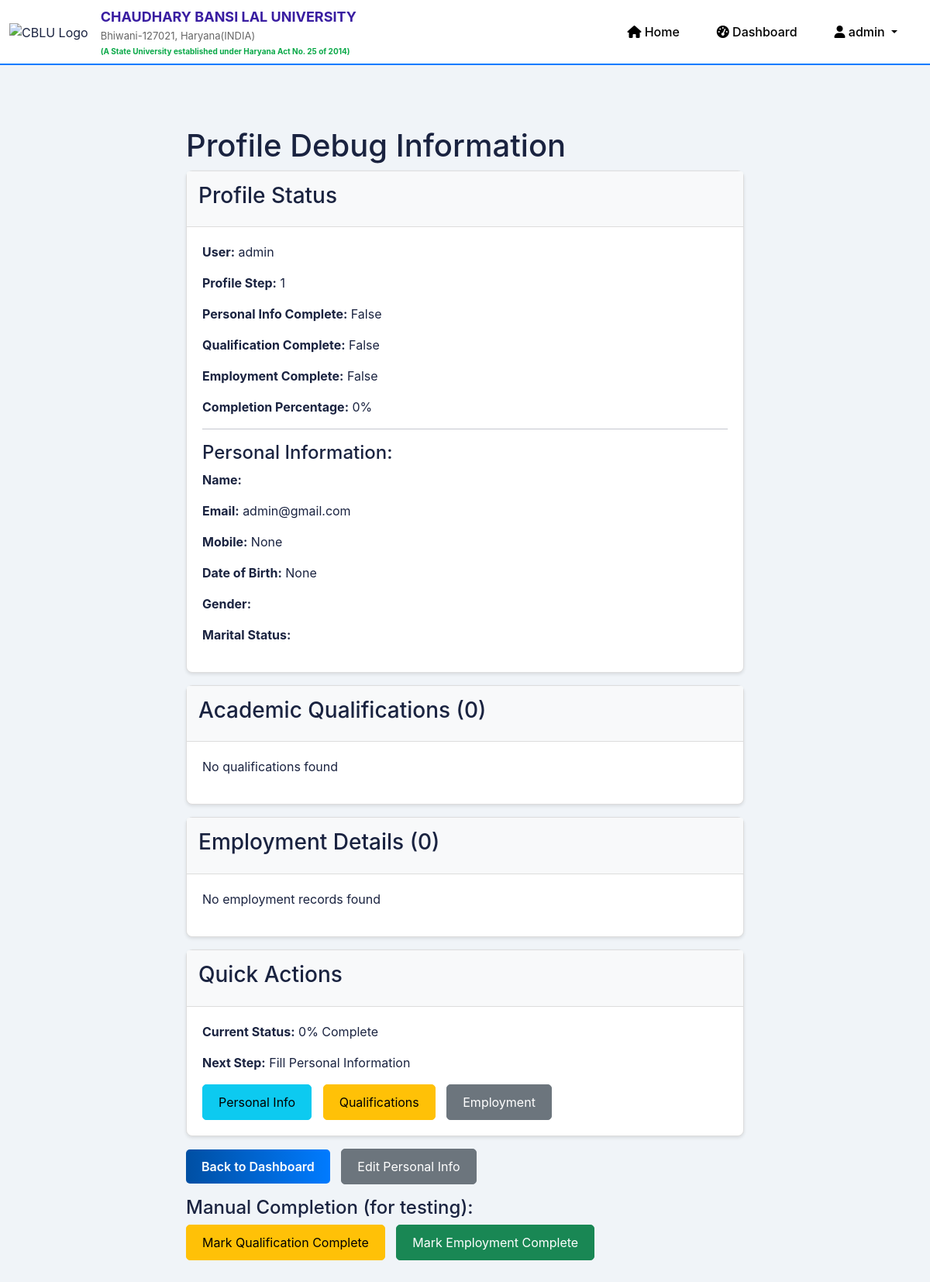
The page /debug/ (signed in) on the database its author committed.
### phd_admission/models.py (models this page shows, shortened)
class UserProfile(models.Model):
    GENDER_CHOICES = [
        ('M', 'Male'),
        ('F', 'Female'),
        ('O', 'Other'),
    ]
    MARITAL_STATUS_CHOICES = [
        ('S', 'Single'),
        ('M', 'Married'),
        ('D', 'Divorced'),
        ('W', 'Widowed'),
    ]
    user = models.OneToOneField(User, on_delete=models.CASCADE, related_name='profile')
    email = models.EmailField(blank=True, null=True)
    mobile_number = models.CharField(max_length=15, blank=True, null=True)
    date_of_birth = models.DateField(blank=True, null=True)
    gender = models.CharField(max_length=1, choices=GENDER_CHOICES, blank=True, null=True)
    marital_status = models.CharField(max_length=1, choices=MARITAL_STATUS_CHOICES, blank=True, null=True)
    profile_step = models.PositiveIntegerField(default=1)  # 1: Personal Info, 2: Qualification, 3: Employment
    is_personal_info_complete = models.BooleanField(default=False)
    is_qualification_complete = models.BooleanField(default=False)
    is_employment_complete = models.BooleanField(default=False)
    created_at = models.DateTimeField(auto_now_add=True)
    updated_at = models.DateTimeField(auto_now=True)
    class Meta:
        verbose_name = "User Profile"
        verbose_name_plural = "User Profiles"
    @property
    def completion_percentage(self):
        completed_steps = 0
        if self.is_personal_info_complete:
            completed_steps += 1
        if self.is_qualification_complete:
            completed_steps += 1
        if self.is_employment_complete:
            completed_steps += 1
        return int((completed_steps / 3) * 100)
    def get_gender_display(self):
        return dict(self.GENDER_CHOICES).get(self.gender, '')
    def get_marital_status_display(self):
        return dict(self.MARITAL_STATUS_CHOICES).get(self.marital_status, '')

### phd_admission/views.py (the view)
# urls.py: path('debug/', views.debug_profile, name='debug_profile'),
@login_required
def debug_profile(request):
    from employment_details.models import EmploymentDetail
    from phd_academic_qualifications.models import AcademicQualification
    profile = UserProfile.objects.get(user=request.user)
    user_quals = AcademicQualification.objects.filter(user=request.user)
    user_emps = EmploymentDetail.objects.filter(user=request.user)
    context = {
        'profile': profile,
        'user_quals': user_quals,
        'user_emps': user_emps,
        'completion_percentage': profile.completion_percentage,
    }
    return render(request, 'debug_profile.html', context)

### templates/debug_profile.html (shortened to what this page needs)
{% extends 'base.html' %}
{% block content %}
<div class="container">
    <h1>Profile Debug Information</h1>
    <div class="card">
        <div class="card-header">
            <h3>Profile Status</h3>
        </div>
        <div class="card-body">
            <p><strong>User:</strong> {{ profile.user.username }}</p>
            <p><strong>Profile Step:</strong> {{ profile.profile_step }}</p>
            <p><strong>Personal Info Complete:</strong> {{ profile.is_personal_info_complete }}</p>
            <p><strong>Qualification Complete:</strong> {{ profile.is_qualification_complete }}</p>
            <p><strong>Employment Complete:</strong> {{ profile.is_employment_complete }}</p>
            <p><strong>Completion Percentage:</strong> {{ completion_percentage }}%</p>
            <hr>
            <h4>Personal Information:</h4>
            <p><strong>Name:</strong> {{ profile.user.first_name }}</p>
            <p><strong>Email:</strong> {{ profile.user.email }}</p>
            <p><strong>Mobile:</strong> {{ profile.mobile_number }}</p>
            <p><strong>Date of Birth:</strong> {{ profile.date_of_birth }}</p>
            <p><strong>Gender:</strong> {{ profile.get_gender_display }}</p>
            <p><strong>Marital Status:</strong> {{ profile.get_marital_status_display }}</p>
        </div>
    </div>
    <div class="card mt-3">
        <div class="card-header">
            <h3>Academic Qualifications ({{ user_quals.count }})</h3>
        </div>
        <div class="card-body">
            {% for qual in user_quals %}
                <div class="border-bottom pb-2 mb-2">
                    <p><strong>Examination:</strong> {{ qual.get_examination_passed_display }}</p>
                    <p><strong>University:</strong> {{ qual.university_board }}</p>
                    <p><strong>Year:</strong> {{ qual.year_of_passing }}</p>
                    <p><strong>Roll No:</strong> {{ qual.roll_number }}</p>
                </div>
            {% empty %}
                <p>No qualifications found</p>
            {% endfor %}
        </div>
    </div>
    <div class="card mt-3">
        <div class="card-header">
            <h3>Employment Details ({{ user_emps.count }})</h3>
        </div>
        <div class="card-body">
            {% for emp in user_emps %}
                <div class="border-bottom pb-2 mb-2">
                    <p><strong>Post:</strong> {{ emp.post_held }}</p>
                    <p><strong>Organization:</strong> {{ emp.organization }}</p>
                    <p><strong>From:</strong> {{ emp.from_date }}</p>
                    <p><strong>To:</strong> {{ emp.to_date }}</p>
                    <p><strong>Job Type:</strong> {{ emp.job_type }}</p>
                </div>
            {% empty %}
                <p>No employment records found</p>
            {% endfor %}
        </div>
    </div>
    <div class="card mt-3">
        <div class="card-header">
            <h3>Quick Actions</h3>
        </div>
        <div class="card-body">
            <p><strong>Current Status:</strong> {{ completion_percentage }}% Complete</p>
            <p><strong>Next Step:</strong>
                {% if profile.is_personal_info_complete and not profile.is_qualification_complete %}
                    Fill Academic Qualifications
                {% elif profile.is_qualification_complete and not profile.is_employment_complete %}
                    Fill Employment Details
                {% elif profile.is_employment_complete %}
                    Profile Complete! 🎉
                {% else %}
                    Fill Personal Information
                {% endif %}
            </p>
            <div class="mt-3">
                <a href="{% url 'profile_personal_info' %}" class="btn btn-info">Personal Info</a>
                <a href="{% url 'profile_qualification' %}" class="btn btn-warning">Qualifications</a>
                <a href="/employment/" class="btn btn-secondary">Employment</a>
            </div>
        </div>
    </div>
    <div class="mt-3">
        <a href="{% url 'dashboard' %}" class="btn btn-primary">Back to Dashboard</a>
        <a href="{% url 'profile_personal_info' %}" class="btn btn-secondary">Edit Personal Info</a>
        <div class="mt-3">
            <h4>Manual Completion (for testing):</h4>
            <form method="post" action="{% url 'complete_qualification' %}" style="display: inline;">
                <button type="submit" class="btn btn-warning">Mark Qualification Complete</button>
            </form>
            <form method="post" action="{% url 'complete_employment' %}" style="display: inline;">
                <button type="submit" class="btn btn-success">Mark Employment Complete</button>
            </form>
        </div>
    </div>
</div>
{% endblock %}

### templates/base.html (shortened to what this page needs)
<!DOCTYPE html>
<html lang="en">
<head>
    <link href="https://cdn.jsdelivr.net/npm/bootstrap@5.1.3/dist/css/bootstrap.min.css" rel="stylesheet">
    <link rel="stylesheet" href="https://cdnjs.cloudflare.com/ajax/libs/font-awesome/6.0.0/css/all.min.css">
</head>
<body>
<div class="container-fluid" style="background: #fff; border-bottom: 2px solid #007bff; padding: 0;">
    <div class="container-fluid">
        <div class="row align-items-center">
            <div class="col-md-6 col-sm-6 col-xs-12">
                <div class="d-flex align-items-center py-2">
                    <div class="me-3">
                        <img src="https://d2f8si4msg5dzg.cloudfront.net/images/cblu.png" style="height:50px; width:55px;" alt="CBLU Logo">
                    </div>
                    <div>
                        <p style="color:#391DA1;font-size:large;font-weight:bold;margin: 0px 0px 2px 0px;">
                            CHAUDHARY BANSI LAL UNIVERSITY
                        </p>
                        <p style="color:#666;font-size:small;margin: 0px 0px 2px 0px;">
                            Bhiwani-127021, Haryana(INDIA)
                        </p>
                        <p style="color:#08A847;font-size:x-small;font-weight:bold;margin: 0px;">
                            (A State University established under Haryana Act No. 25 of 2014)
                        </p>
                    </div>
                </div>
            </div>
            <div class="col-md-6 col-sm-6 col-xs-12">
                <div class="d-flex align-items-center justify-content-end py-2" style="background: #fff; height: 100%;">
                    <div class="d-flex align-items-center">
                        <a href="{% url 'home' %}" class="btn text-black me-2" style="background: transparent; border: none; font-weight: 500;">
                            <i class="fas fa-home"></i> Home
                        </a>
                        {% if user.is_authenticated %}
                            <a href="{% url 'dashboard' %}" class="btn text-black me-2" style="background: transparent; border: none; font-weight: 500;">
                                <i class="fas fa-tachometer-alt"></i> Dashboard
                            </a>
                            <div class="dropdown">
                                <a class="btn text-black dropdown-toggle" href="#" role="button" data-bs-toggle="dropdown" style="background: transparent; border: none; font-weight: 500;">
                                    <i class="fas fa-user"></i> {{ user.username }}
                                </a>
                            </div>
                        {% endif %}
                    </div>
                </div>
            </div>
        </div>
    </div>
</div>
    <div class="container main-container">
        {% block content %}
        {% endblock %}
    </div>
</body>
</html>

### templates/base.html (style rules this page uses)
:root { --primary: #007bff; --primary-dark: #0056b3; --primary-light: #e8f2ff; --bg: #f0f4f8; --card: #ffffff; --border: #cce0ff; --text: #1a2340; --muted: #6b7a99; }
body { background: var(--bg); font-family: 'Inter', sans-serif; color: var(--text); min-height: 100vh; }
.main-container { padding: 0rem; }
.card { border: 1px solid var(--border); border-radius: 10px; box-shadow: 0 2px 12px rgba(0,123,255,0.07); }
.btn-primary { background: linear-gradient(90deg, #004fa3, #007bff); border: none; font-weight: 600; }

### templates/debug_profile.html (style rules this page uses)
.container { max-width: 800px; margin: 20px auto; padding: 20px; }
.card { border: 1px solid #ddd; border-radius: 8px; box-shadow: 0 2px 4px rgba(0,0,0,0.1); }
.card-header { background-color: #f8f9fa; padding: 15px; border-bottom: 1px solid #ddd; }
.card-body { padding: 20px; }
.btn { padding: 10px 20px; margin-right: 10px; text-decoration: none; border-radius: 5px; display: inline-block; }
.btn-primary { background-color: #007bff; color: white; }
.btn-secondary { background-color: #6c757d; color: white; }

### rows shown on the page
UserProfile: user.username "admin", profile_step "1", is_personal_info_complete "False", is_qualification_complete "False", is_employment_complete "False", user.email "admin@gmail.com", mobile_number "None", date_of_birth "None"

### other values the page prints
{{ user.username }} "admin"
{{ completion_percentage }} "0"
{{ user_quals.count }} "0"
{{ user_emps.count }} "0"
